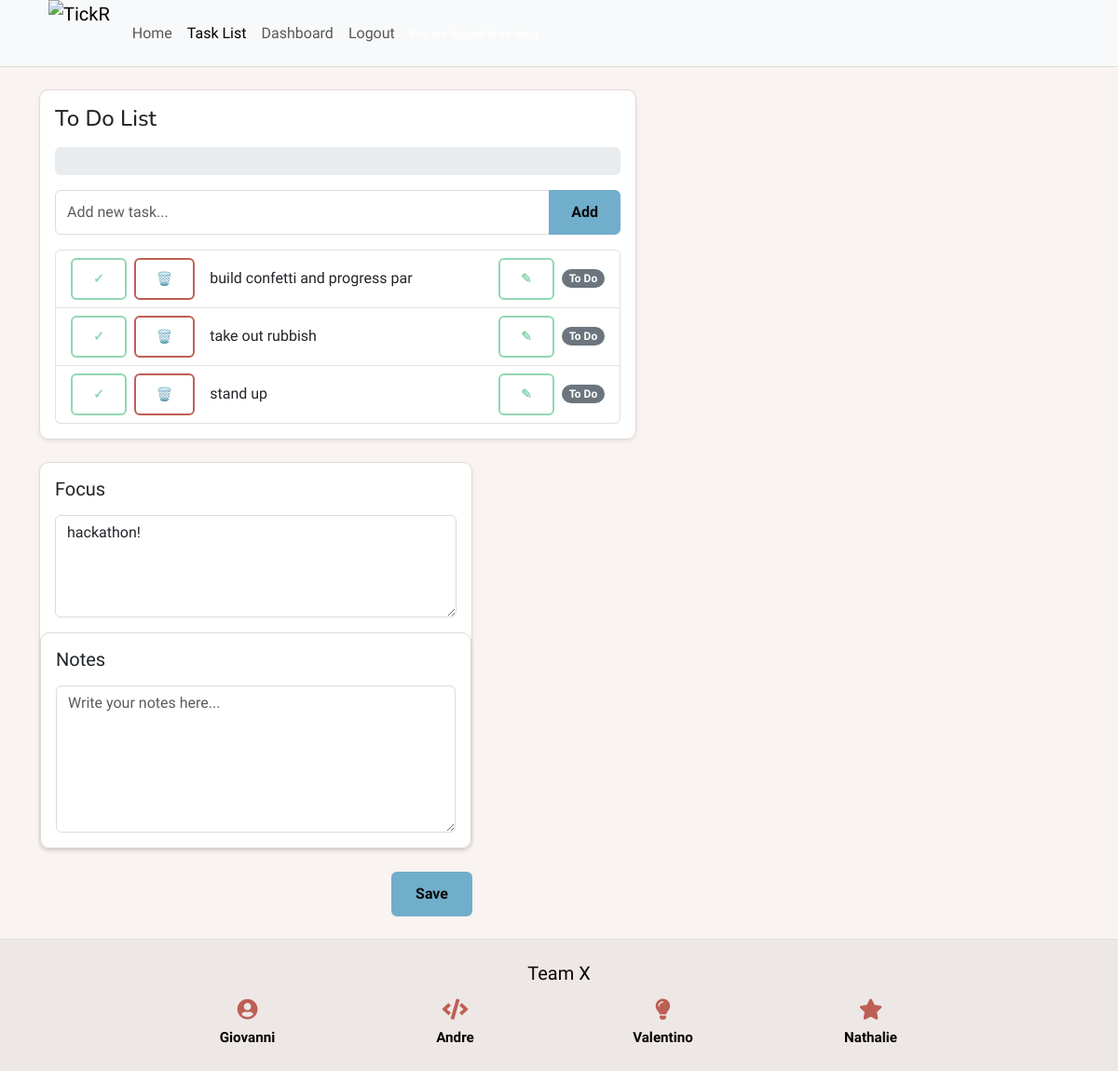
The app's page /todolist/ (signed in), older data.
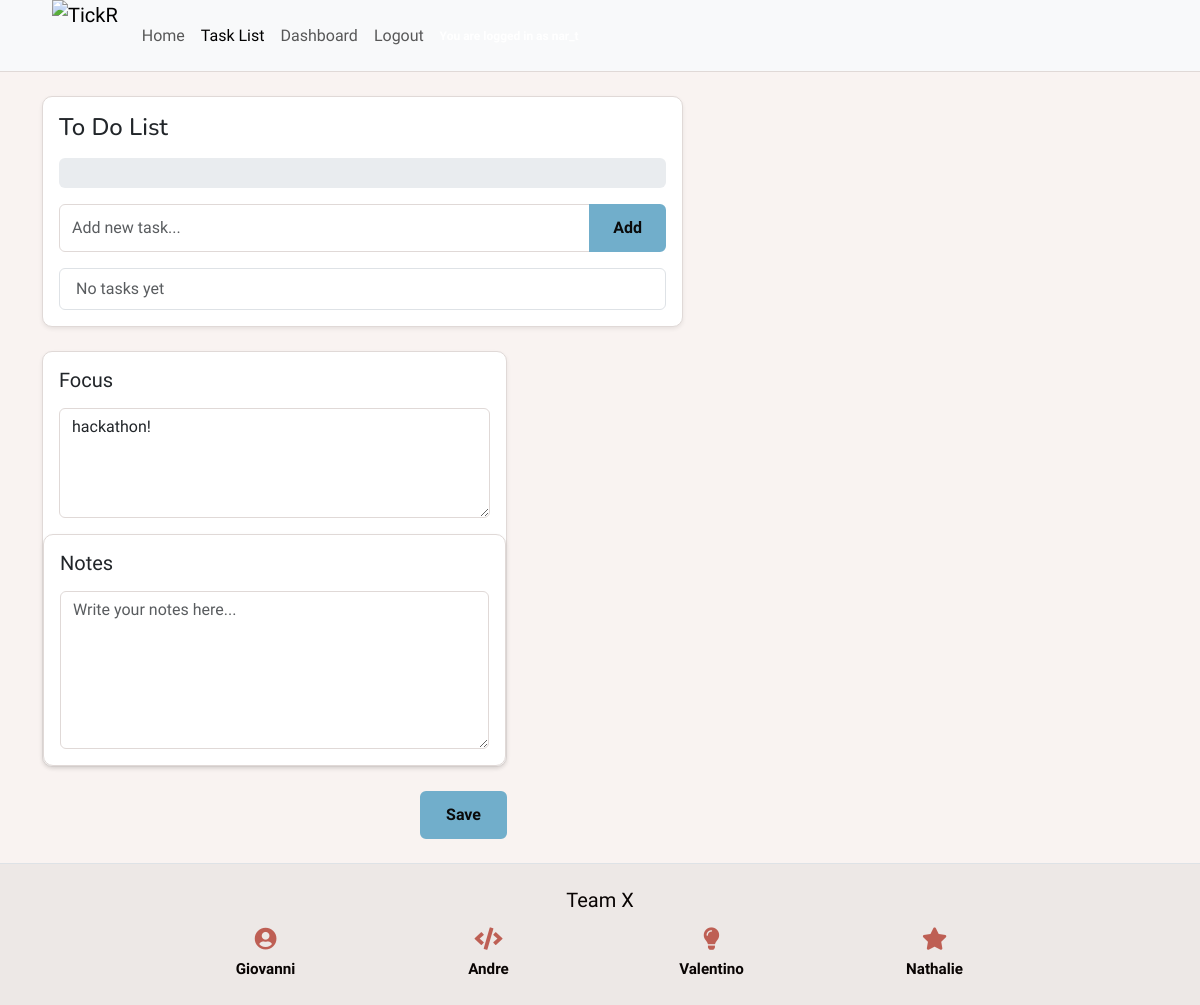
The same page, newer data.
### doit_app/models.py (models this page shows, shortened)
class Task(models.Model):
	user = models.ForeignKey(
		settings.AUTH_USER_MODEL,
		on_delete=models.CASCADE,
		related_name="tasks",
		null=True,
		blank=True,
	)
	title = models.CharField(max_length=255)
	is_completed = models.BooleanField(default=False)
	due_date = models.DateField(blank=True, null=True)
	created_at = models.DateTimeField(auto_now_add=True)
	updated_at = models.DateTimeField(auto_now=True)
	class Meta:
		ordering = ["is_completed", "-created_at"]

class FocusItem(models.Model):
	user = models.ForeignKey(
		settings.AUTH_USER_MODEL,
		on_delete=models.CASCADE,
		related_name="focus_items",
		null=True,
		blank=True,
	)
	title = models.TextField()
	updated_at = models.DateTimeField(auto_now=True)

### doit_app/views.py (the view, shortened to what this page needs)
# urls.py: path('todolist/', doit_views.todolist, name='todolist'),
@login_required
def todolist(request):
    edit_task_id = None
    raw_edit_task_id = request.GET.get("edit")
    tasks = Task.objects.filter(user=request.user)
    focus_items = FocusItem.objects.filter(user=request.user)
    notes = Note.objects.filter(user=request.user)
    project_folders = ProjectFolder.objects.filter(user=request.user)
    total_tasks = tasks.count()
    completed_tasks = tasks.filter(is_completed=True).count()
    progress_percent = round((completed_tasks / total_tasks) * 100) if total_tasks else 0
    context = {
        "tasks": tasks,
        "focus_items": focus_items,
        "notes": notes,
        "project_folders": project_folders,
        "today": timezone.localdate().strftime("%Y-%m-%d"),
        "edit_task_id": edit_task_id,
        "total_tasks": total_tasks,
        "completed_tasks": completed_tasks,
        "progress_percent": progress_percent,
    }
    return render(request, "todolist.html", context)

### templates/todolist.html (shortened to what this page needs)
{% extends "base.html" %}
{% load static %}
{% block content %}
    <div class="container py-4">
        <div class="row">
            <div class="col-lg-7 mb-4">
                <div class="card shadow-sm h-100 tickr-panel">
                    <div class="card-body">
                        <h4 class="mb-3">To Do List</h4>
                        <div class="progress mb-3" style="height: 30px;">
                        </div>
                        <form method="POST" class="mb-3">
                            <div class="input-group">
                                <input type="text"
                                       name="new_task"
                                       class="form-control tickr-input"
                                       placeholder="Add new task..."
                                       required>
                                <button class="btn tickr-btn-accent" type="submit" name="add_task">Add</button>
                            </div>
                        </form>
                        <ul class="list-group">
                            {% for task in tasks %}
                                <li class="list-group-item d-flex align-items-center justify-content-between">
                                    <div class="d-flex align-items-center gap-2">
                                        <form method="POST" class="d-inline">
                                            <button type="submit"
                                                    name="toggle_task"
                                                    value="{{ task.id }}"
                                                    class="btn btn-sm {% if task.is_completed %}tickr-btn-secondary{% else %}tickr-btn-outline-secondary{% endif %}">
                                                ✓
                                            </button>
                                        </form>
                                        <form method="POST" class="d-inline">
                                            <button type="submit"
                                                    name="delete_task"
                                                    value="{{ task.id }}"
                                                    class="btn btn-sm tickr-btn-outline-primary"
                                                    aria-label="Delete task"
                                                    title="Delete">🗑️</button>
                                        </form>
                                    </div>
                                    <div class="flex-grow-1 ms-3">
                                        {% if edit_task_id == task.id %}
                                            <form method="POST" class="d-flex align-items-center gap-2">
                                                {% csrf_token %}
                                                <input type="text"
                                                       name="edited_task_title"
                                                       class="form-control form-control-sm tickr-input"
                                                       value="{{ task.title }}"
                                                       required>
                                                <button type="submit"
                                                        name="update_task"
                                                        value="{{ task.id }}"
                                                        class="btn btn-sm tickr-btn-accent"
                                                        aria-label="Save task"
                                                        title="Save">Save</button>
                                                <a href="{% url 'todolist' %}"
                                                   class="btn btn-sm tickr-btn-outline-secondary"
                                                   aria-label="Cancel edit"
                                                   title="Cancel">Cancel</a>
                                            </form>
                                        {% else %}
                                            <span class="{% if task.is_completed %}text-decoration-line-through text-muted{% endif %}">{{ task.title }}</span>
                                        {% endif %}
                                    </div>
                                    <div class="d-flex align-items-center gap-2 ms-3">
                                        {% if edit_task_id != task.id %}
                                            <a href="{% url 'todolist' %}?edit={{ task.id }}"
                                               class="btn btn-sm tickr-btn-outline-secondary"
                                               aria-label="Edit task"
                                               title="Edit">✎</a>
                                        {% endif %}
                                        <span class="badge {% if task.is_completed %}bg-success{% else %}bg-secondary{% endif %} rounded-pill">
                                            {% if task.is_completed %}
                                                Done
                                            {% else %}
                                                To Do
                                            {% endif %}
                                        </span>
                                    </div>
                                </li>
                            {% empty %}
                                <li class="list-group-item text-muted">No tasks yet</li>
                            {% endfor %}
                        </ul>
                    </div>
                </div>
            </div>
        </div>
        <div class="col-lg-5">
            <form method="POST" id="saveAllForm">
                <div class="card shadow-sm mb-4 tickr-panel">
                    <div class="card-body">
                        <h5 class="mb-3">Focus</h5>
                        <textarea name="focus_content"
                                  class="form-control tickr-input"
                                  rows="4"
                                  placeholder="What are you focusing on today?">{% for item in focus_items %}{{ item.title }}{% endfor %}</textarea>
                    </div>
                    <div class="card shadow-sm tickr-panel">
                        <div class="card-body">
                            <h5 class="mb-3">Notes</h5>
                            <textarea name="notes_content"
                                      class="form-control tickr-input"
                                      rows="6"
                                      placeholder="Write your notes here...">{% for note in notes %}{{ note.content }}{% endfor %}</textarea>
                        </div>
                    </div>
                </div>
                <div class="text-end mt-3">
                    <button type="button"
                            id="openSaveListModal"
                            class="btn tickr-btn-accent px-4"
                            data-bs-toggle="modal"
                            data-bs-target="#saveListModal">
                        Save
                    </button>
                </div>
            </form>
        </div>
    </div>
{% endblock %}

### templates/base.html (shortened to what this page needs)
{% url 'home' as home_url %}
{% url 'todolist' as task_list_url %}
{% url 'dashboard' as dashboard_url %}
{% url 'login' as login_url %}
{% url 'register' as signup_url %}
{% url 'logout' as logout_url %}
{% load static %}
<!doctype html>
<html class="h-100" lang="en">
  <head>
    <link
      rel="stylesheet"
      href="https://cdnjs.cloudflare.com/ajax/libs/font-awesome/5.15.3/css/all.min.css"
    />
    <link
      href="https://cdn.jsdelivr.net/npm/bootstrap@5.3.8/dist/css/bootstrap.min.css"
      rel="stylesheet"
    />
    <link
      rel="stylesheet"
      href="https://cdn.jsdelivr.net/npm/bootstrap-icons@1.11.3/font/bootstrap-icons.min.css"
    />
    <link rel="stylesheet" href="{% static 'css/style.css' %}" />
  </head>
  <body class="d-flex flex-column h-100 main-bg">
    <nav class="navbar navbar-expand-lg bg-body-tertiary">
      <div class="container-fluid">
        <a class="navbar-brand" href="{{ home_url }}">
          <img src="{% static 'images/logo.png' %}" alt="TickR" class="navbar-logo" />
        </a>
        <div class="collapse navbar-collapse" id="navbarNav">
          <ul class="navbar-nav">
            <li class="nav-item">
              <a
                class="nav-link {% if request.path == home_url %}active{% endif %}"
                aria-current="page"
                href="{% url 'home' %}"
                >Home</a
              >
            </li>
            <li class="nav-item">
              <a
                class="nav-link {% if request.path == task_list_url %}active{% endif %}"
                href="{{ task_list_url }}"
                >Task List</a
              >
            </li>
            <li class="nav-item">
              <a
                class="nav-link {% if request.path == dashboard_url %}active{% endif %}"
                href="{{ dashboard_url }}"
                >Dashboard</a
              >
            </li>
            {% if user.is_authenticated %}
            <li class="nav-item">
              <a
                class="nav-link {% if request.path == logout_url %}active{% endif %}"
                aria-current="page"
                href="{% url 'logout' %}"
                >Logout</a
              >
            </li>
            {% endif %}
          </ul>
          {% if user.is_authenticated %}
          <span class="badge state rounded-pill"
            >You are logged in as {{ user }}</span
          >
          {% else %}
          <span class="badge state rounded-pill">You are not logged in</span>
          {% endif %}
        </div>
      </div>
    </nav>
    <main class="flex-shrink-0 main-bg">
      {% block content %}{% endblock content %}
    </main>
    <footer class="footer mt-auto py-4 border-top">
      <div class="container team-footer">
        <h5 class="mb-3 text-center">Team X</h5>
        <div class="row g-3 justify-content-center text-center">
          <div class="col-6 col-md-3">
            <div class="team-member">
              <i class="fas fa-user-circle team-icon"></i>
              <div class="team-name">Giovanni</div>
            </div>
          </div>
          <div class="col-6 col-md-3">
            <div class="team-member">
              <i class="fas fa-code team-icon"></i>
              <div class="team-name">Andre</div>
            </div>
          </div>
          <div class="col-6 col-md-3">
            <div class="team-member">
              <i class="fas fa-lightbulb team-icon"></i>
              <div class="team-name">Valentino</div>
            </div>
          </div>
          <div class="col-6 col-md-3">
            <div class="team-member">
              <i class="fas fa-star team-icon"></i>
              <div class="team-name">Nathalie</div>
            </div>
          </div>
        </div>
      </div>
    </footer>
  </body>
</html>

### static/css/style.css (style rules this page uses)
:root { --text: #090403; --background: #f9f3f1; --primary: #be5f54; --secondary: #91d7b2; --accent: #71aecb; --brand-logo-height: 72px; }
h1, h2, h3, h4 { font-family: "Nunito", sans-serif; font-style: normal; }
* { margin: 0; padding: 0; box-sizing: border-box; }
body { font-family: "Work Sans", sans-serif; font-style: normal; background-color: var(--background); color: var(--text); }
a { text-decoration: none; color: inherit; }
.btn { padding: 10px 22px; border-radius: 6px; font-weight: 600; cursor: pointer; border: none; font-family: "Work Sans", sans-serif; }
.navbar { display: flex; justify-content: space-between; align-items: center; min-height: var(--brand-logo-height); padding: 16px 40px; background-color: var(--background); border-bottom: 1px solid #e0d9d7; }
.navbar .container-fluid { min-height: var(--brand-logo-height); }
.navbar-brand { height: var(--brand-logo-height); display: flex; align-items: center; padding-top: 0; padding-bottom: 0; }
.navbar-logo { height: var(--brand-logo-height); width: auto; display: block; }
.footer { background-color: #ede8e6; padding: 40px; display: flex; flex-direction: column; align-items: center; gap: 20px; }
.team-footer { max-width: 900px; }
.team-member { display: flex; flex-direction: column; align-items: center; gap: 8px; }
.team-icon { font-size: 1.4rem; color: var(--primary); }
.team-name { font-weight: 600; font-size: 0.95rem; }
.tickr-panel { background-color: #ffffff; border: 1px solid #e0d9d7; border-radius: 10px; }
.tickr-input { border: 1px solid #e0d9d7; }
.tickr-btn-accent { background-color: var(--accent); color: #0a0a0a; border: 2px solid var(--accent); }

Row changes from the older to the newer data that the page shows:
removed Task: {{ task.id }} 3 (drawn), title "build confetti and progress par", is_completed "To Do"
removed Task: {{ task.id }} 2 (drawn), title "take out rubbish", is_completed "To Do"
removed Task: {{ task.id }} 1 (drawn), title "stand up", is_completed "To Do"
Text that changed along with them:
text now shown: "No tasks yet"
